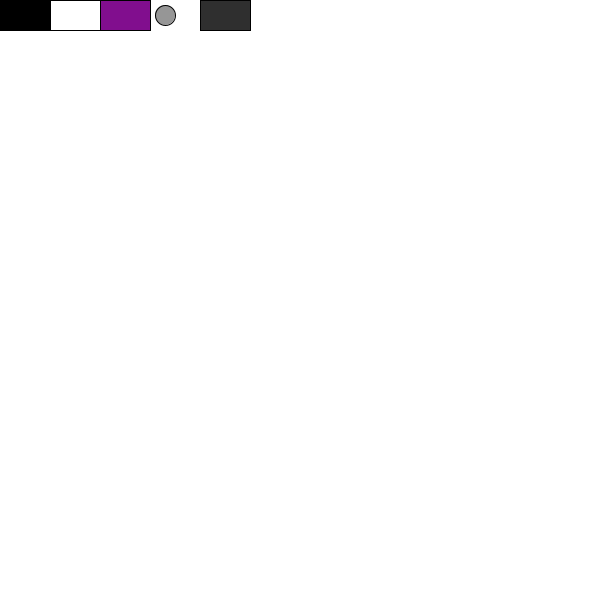
Frame 1 (no input)
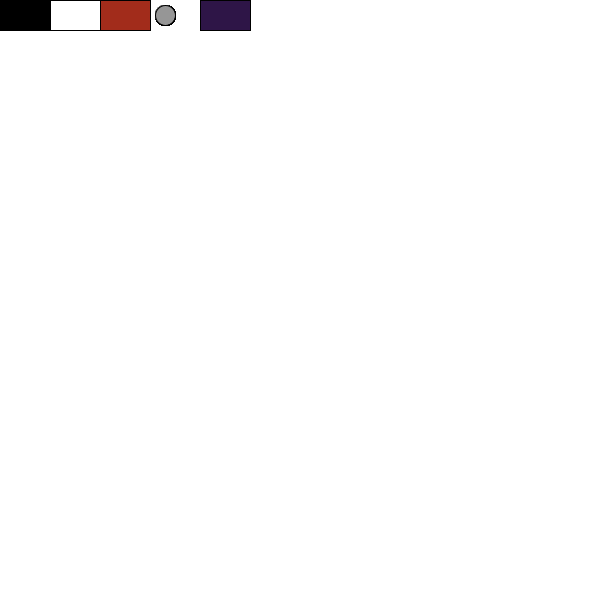
Frame 60 (the mouse pressed at the canvas centre just before this capture)
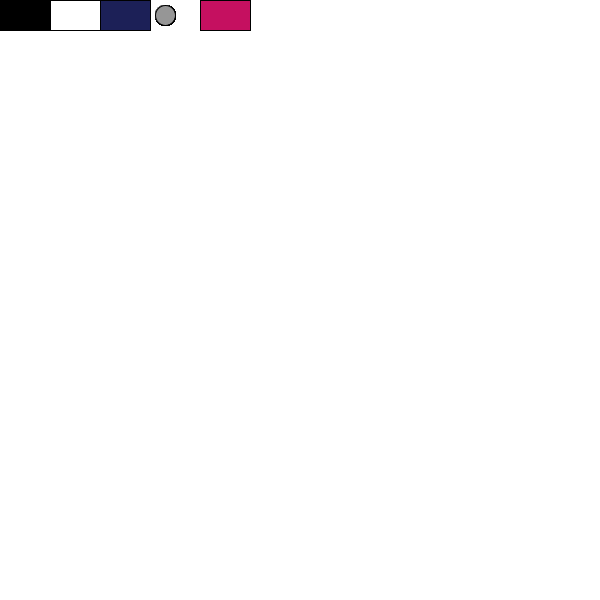
Frame 120 (the mouse held since frame 60 and released just before this capture)

The Processing sketch that drew these frames (run headless with seeded random() and noise(); from frame 60 on, the mouse is pressed at the canvas centre):

// Processing sketch: processing_171033
// ── processing_171033.pde

int x=1;
int z=1;
float r;
float g;
float b;
boolean lapiz=false;
boolean goma=false;
boolean circulo=false;
boolean colors=false;
boolean fondo=false;

void setup(){
  size(600,600);
  background(255);
}

void draw(){
   
  fill(0);
  rect(0,0,50,30);
  
  fill(255);
  rect(50,0,50,30);
  
   r=random(200);
    g=random(55);
    b=random(150);
    fill(r,g,b);
  rect(100,0,50,30);
  
  fill(150);
  ellipse(165,15,20,20);
  
  r=random(200);
    g=random(55);
    b=random(150);
  fill(r,g,b);
  rect(200,0,50,30);
  
    //line(pmouseX,pmouseY,mouseX,mouseY);
    
  if(lapiz==true){
    if(mousePressed){
      stroke(0);
      line(pmouseX,pmouseY,mouseX,mouseY);
     if(keyPressed){
    if(key=='x'){
         strokeWeight(x);
         x=x+2;}
     }
    }
    if(keyPressed){
    if(key=='z'){
         strokeWeight(z);
         x=x-2;}
         }
  }
     
   if(goma==true){
    if(mousePressed){
  background(255);}
  }
  
     if(colors==true){
        if(mousePressed){
          stroke(r,g,b);
        line(pmouseX,pmouseY,mouseX,mouseY);}
      }
      
     if(circulo==true){
        if(mousePressed){
          ellipse(pmouseX,pmouseY,mouseX,mouseY);}
      }
      
    if(fondo==true){
       if(mousePressed){
         background(r,g,b);}
     }
}
void mousePressed(){
  if((mouseX>0 && mouseX<50) && (mouseY>0 && mouseY<30)){
   lapiz=!lapiz;
   goma = false;
   colors = false;
 circulo = false;
 fondo = false;}
   if((mouseX<100 && mouseX>50) && (mouseY>0 && mouseY<30)){
     goma=!goma;}
   if((mouseX<150 && mouseX>100) && (mouseY>0 && mouseY<30)){
   colors=!colors;}
   if((mouseX>150 && mouseX<200) && (mouseY>0 && mouseY<30)){
     circulo=!circulo;}
   if((mouseX>200 && mouseX<250) && (mouseY>0 && mouseY<30)){
     fondo=!fondo;}
}
